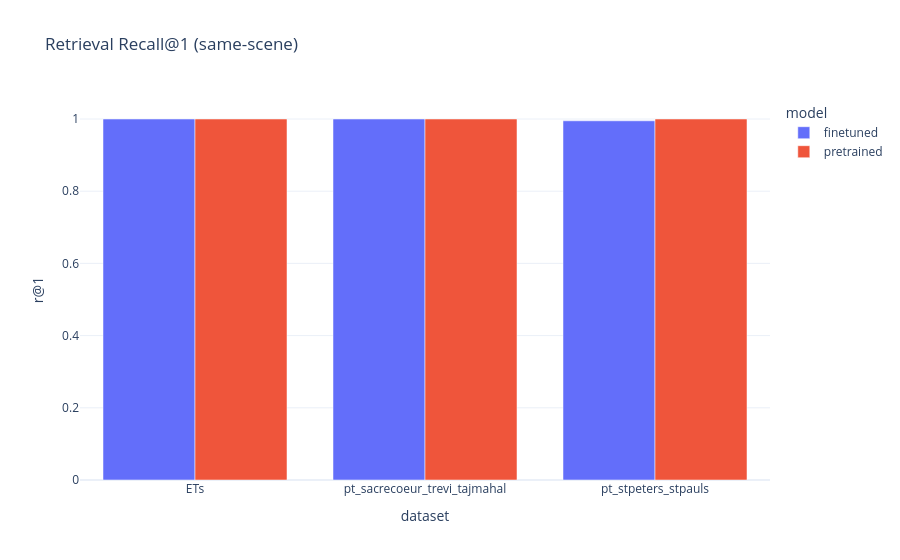
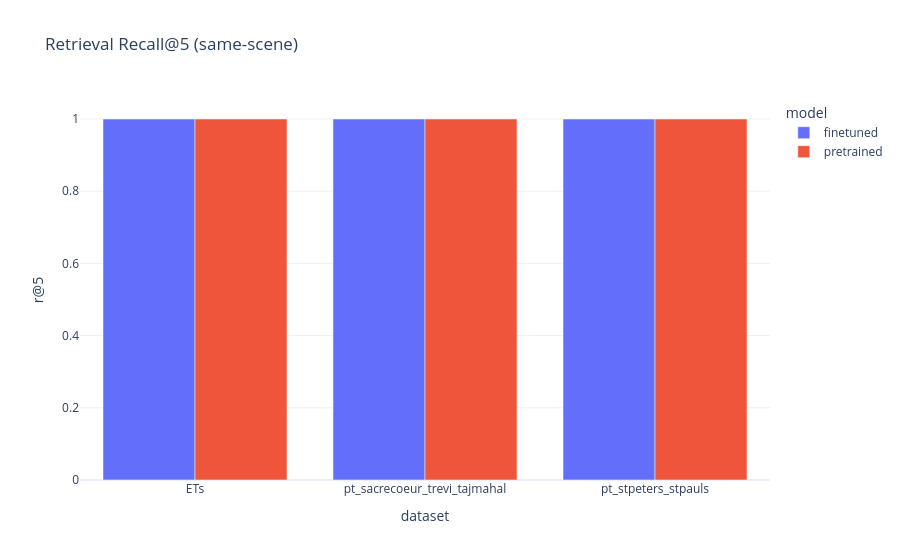

The code cell stored with these charts, in order, in its notebook:
### Markdown cell above
## 4) Quantitative: Retrieval Recall@K (same-scene neighbors)

### Code cell
def load_cache(cache_root: Path, dataset: str) -> tuple[list[str], np.ndarray, list[str]]:
    meta = json.loads((cache_root / dataset / "meta.json").read_text())
    image_ids = [str(x) for x in meta.get("image_ids", [])]
    paths = [str(x) for x in meta.get("paths", [])]
    emb = np.load(cache_root / dataset / "embeddings.npy").astype(np.float32, copy=False)
    if len(image_ids) != int(emb.shape[0]):
        raise ValueError(f"{dataset}: meta/image_ids mismatch embeddings rows")
    return image_ids, emb, paths


def _normalize_rows(x: np.ndarray) -> np.ndarray:
    x = x.astype(np.float32, copy=False)
    denom = np.linalg.norm(x, axis=1, keepdims=True) + 1e-12
    return x / denom


def recall_at_k(emb: np.ndarray, labels: list[str], *, k: int) -> tuple[float, int]:
    emb = _normalize_rows(emb)
    y = np.array([str(x) for x in labels])
    if emb.shape[0] <= 1:
        return 0.0, 0

    uniq, counts = np.unique(y, return_counts=True)
    count_map = dict(zip(uniq.tolist(), counts.tolist(), strict=False))
    valid = np.array([count_map.get(lbl, 0) > 1 for lbl in y], dtype=bool)
    if not bool(valid.any()):
        return 0.0, 0

    zv = emb[valid]
    yv = y[valid]
    n = int(zv.shape[0])
    kk = int(min(int(k) + 1, n))
    nn = NearestNeighbors(n_neighbors=kk, metric="cosine")
    nn.fit(zv)
    _dist, ind = nn.kneighbors(zv)
    neigh = ind[:, 1:]
    hits = yv[neigh] == yv.reshape(-1, 1)
    return float(hits.any(axis=1).mean()), int(n)


labels_df = pd.read_csv(TEST_SPLIT_LABELS)
labels_df["image_key"] = labels_df["image"].map(lambda x: Path(str(x)).stem)
labels_df = labels_df[labels_df["scene"].astype(str).str.lower() != "outliers"].copy()

rows = []
for dataset in test_datasets:
    gt = labels_df[labels_df["dataset"] == dataset].copy()
    scene_of = {str(r.image_key): str(r.scene) for r in gt.itertuples(index=False)}

    for model_name, cache_root in [("pretrained", CACHE_PRETRAINED_TEST), ("finetuned", CACHE_FINETUNED_TEST)]:
        image_ids, emb, _paths = load_cache(cache_root, dataset)
        idx_map = {str(iid): int(i) for i, iid in enumerate(image_ids)}
        keep_ids = [str(iid) for iid in image_ids if str(iid) in scene_of]
        if not keep_ids:
            rows.append({"dataset": dataset, "model": model_name, "n_images": 0, "n_valid": 0, "r@1": 0.0, "r@5": 0.0})
            continue
        idx = [idx_map[iid] for iid in keep_ids]
        y = [scene_of[iid] for iid in keep_ids]
        z = emb[idx]
        r1, n_valid = recall_at_k(z, y, k=1)
        r5, _n_valid2 = recall_at_k(z, y, k=5)
        rows.append({"dataset": dataset, "model": model_name, "n_images": int(len(keep_ids)), "n_valid": int(n_valid), "r@1": float(r1), "r@5": float(r5)})

recall_df = pd.DataFrame(rows).sort_values(["dataset", "model"]).reset_index(drop=True)

px.bar(recall_df, x="dataset", y="r@1", color="model", barmode="group", title="Retrieval Recall@1 (same-scene)").show()
px.bar(recall_df, x="dataset", y="r@5", color="model", barmode="group", title="Retrieval Recall@5 (same-scene)").show()

recall_df

### Figure 1 — Plotly figure (JSON) as saved in the notebook; plotly's stock layout.template omitted (floating-point values rounded to 4 significant figures)
{"data": [{"alignmentgroup": "True", "hovertemplate": "model=finetuned<br>dataset=%{x}<br>r@1=%{y}<extra></extra>", "legendgroup": "finetuned", "marker": {"color": "#636efa", "pattern": {"shape": ""}}, "name": "finetuned", "offsetgroup": "finetuned", "orientation": "v", "showlegend": true, "textposition": "auto", "type": "bar", "x": ["ETs", "pt_sacrecoeur_trevi_tajmahal", "pt_stpeters_stpauls"], "xaxis": "x", "y": [1.0, 1.0, 0.995], "yaxis": "y"}, {"alignmentgroup": "True", "hovertemplate": "model=pretrained<br>dataset=%{x}<br>r@1=%{y}<extra></extra>", "legendgroup": "pretrained", "marker": {"color": "#EF553B", "pattern": {"shape": ""}}, "name": "pretrained", "offsetgroup": "pretrained", "orientation": "v", "showlegend": true, "textposition": "auto", "type": "bar", "x": ["ETs", "pt_sacrecoeur_trevi_tajmahal", "pt_stpeters_stpauls"], "xaxis": "x", "y": [1.0, 1.0, 1.0], "yaxis": "y"}], "layout": {"barmode": "group", "legend": {"title": {"text": "model"}, "tracegroupgap": 0}, "title": {"text": "Retrieval Recall@1 (same-scene)"}, "xaxis": {"anchor": "y", "domain": [0, 1], "title": {"text": "dataset"}}, "yaxis": {"anchor": "x", "domain": [0, 1], "title": {"text": "r@1"}}}}

### Figure 2 — Plotly figure (JSON) as saved in the notebook; plotly's stock layout.template omitted (floating-point values rounded to 4 significant figures)
{"data": [{"alignmentgroup": "True", "hovertemplate": "model=finetuned<br>dataset=%{x}<br>r@5=%{y}<extra></extra>", "legendgroup": "finetuned", "marker": {"color": "#636efa", "pattern": {"shape": ""}}, "name": "finetuned", "offsetgroup": "finetuned", "orientation": "v", "showlegend": true, "textposition": "auto", "type": "bar", "x": ["ETs", "pt_sacrecoeur_trevi_tajmahal", "pt_stpeters_stpauls"], "xaxis": "x", "y": [1.0, 1.0, 1.0], "yaxis": "y"}, {"alignmentgroup": "True", "hovertemplate": "model=pretrained<br>dataset=%{x}<br>r@5=%{y}<extra></extra>", "legendgroup": "pretrained", "marker": {"color": "#EF553B", "pattern": {"shape": ""}}, "name": "pretrained", "offsetgroup": "pretrained", "orientation": "v", "showlegend": true, "textposition": "auto", "type": "bar", "x": ["ETs", "pt_sacrecoeur_trevi_tajmahal", "pt_stpeters_stpauls"], "xaxis": "x", "y": [1.0, 1.0, 1.0], "yaxis": "y"}], "layout": {"barmode": "group", "legend": {"title": {"text": "model"}, "tracegroupgap": 0}, "title": {"text": "Retrieval Recall@5 (same-scene)"}, "xaxis": {"anchor": "y", "domain": [0, 1], "title": {"text": "dataset"}}, "yaxis": {"anchor": "x", "domain": [0, 1], "title": {"text": "r@5"}}}}
